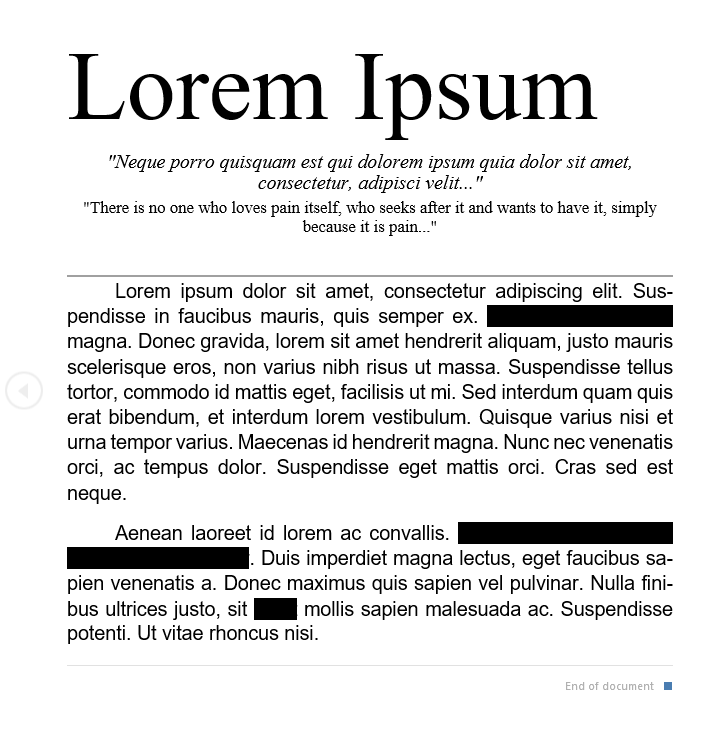
#> input picture LoremREDACTEDspacing.PNG, 717 x 750 px
$ python img-processing-test.py   (older library calls are emulated)
#> lines starting #> are read from the running program, lines starting #| are printed output that depends on the picture; after the words box and inside, x2 and y2 are one past the last pixel; in counts of white or black regions, pixels touching at a corner belong together; long printed decimals are rounded
import numpy
import cv2

# image = cv2.imread('C:\Users\cburkhartsmeyer\Pictures\iggySample.jpg')

#image = cv2.imread('VIPER!.jpg')
#image = cv2.imread('LoremREDACTED.PNG')
image = cv2.imread('LoremREDACTEDspacing.PNG')
#> image is the input picture: shape (750, 717, 3); mean B, G, R 228.8, 228.8, 228.8

gray_image = cv2.cvtColor(image, cv2.COLOR_BGR2GRAY)

#cv2.imshow("Image", gray_image)
print('base image')

"""
# Shouldn't use blurring on text images, no irregularities to smooth out
# blurred_image = cv2.GaussianBlur(gray_image, (7,7), 0)

# cv2.imshow("Lil Blurry", blurred_image)
# print 'blurred image'

canny = cv2.Canny(blurred_image, 30, 70)
cv2.imshow("Canny with low thresholds", canny)
# This one looks better

canny = cv2.Canny(blurred_image, 50, 150)
cv2.imshow("Canny with high thresholds", canny)
"""

canny = cv2.Canny(image, 30, 70)
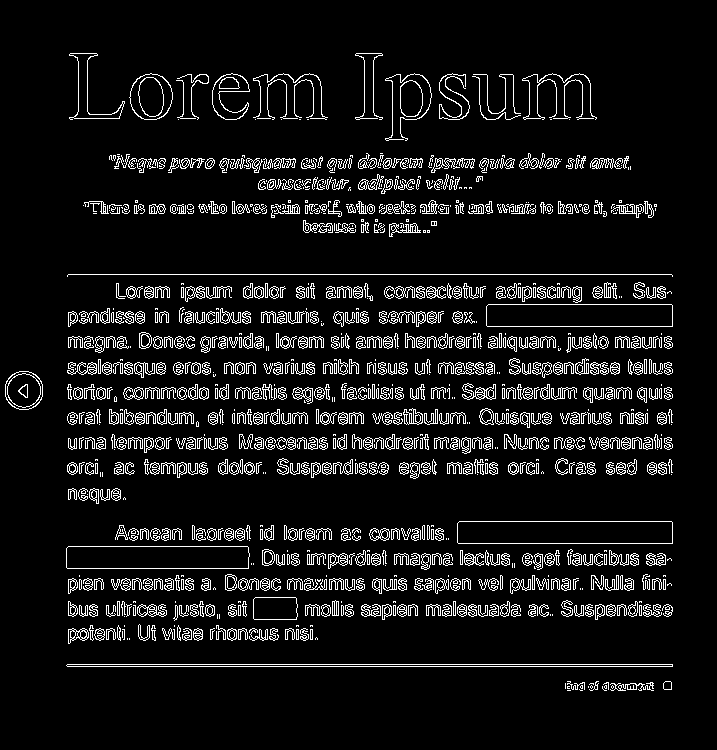
#> canny: shape (750, 717); 8.3% white in thin lines or dots, all inside (x1, y1, x2, y2) = (5, 53, 673, 691)
#cv2.imshow("Canny with low thresholds", canny)
# This one looks better

#canny = cv2.Canny(image, 50, 150)
#cv2.imshow("Canny with high thresholds", canny)

# Get edges
im, contours, hierarchy = cv2.findContours(canny, cv2.RETR_EXTERNAL, cv2.CHAIN_APPROX_SIMPLE )
#> contours = 991 contours, 462 with area under 20; largest, box (x1, y1, x2, y2) and area: (457, 521, 673, 544) 4727, (486, 304, 673, 327) 4089, (66, 546, 250, 569) 4005, (129, 73, 173, 120) 1547, (66, 664, 673, 667) 1211
# im, contours, hierarchy = cv2.findContours(canny, cv2.RETR_EXTERNAL, cv2.CHAIN_APPROX_SIMPLE )

"""
print ("Contours")

largestContoursMaybe = sorted(contours, key=lambda contGroup: len(contGroup))[-5: -1]

print [len(x) for x in largestContoursMaybe]
"""

def possibleSquares(contours):
    # TODO: check that it's a parallelogram, idk
    return [x for x in contours if len(x) < 20 ]

def euclidianDistance(xy1, xy2):
    return numpy.sqrt(numpy.square(xy1[0] - xy2[0]) + numpy.square(xy1[1] - xy2[1]))

def rectArea(fourPtsRepresentation):
    arbitraryPoint = fourPtsRepresentation[0]
    remainingPoints = fourPtsRepresentation[1:]
    # get the point opposite the chosen one by finding the longest distance between two points hypotenuse
    pointOppositeArbitrary = sorted(remainingPoints, key=lambda point: euclidianDistance(point, arbitraryPoint))[-1]

    # Get the length and width of the rectangle.  Obtained by calculating distance from arbitrary point to the two points that are adjacent to it (remaining points)
    remainingPoints -= pointOppositeArbitrary
    l = euclidianDistance(arbitraryPoint, remainingPoints[0]) # Note: since these rectangles can be rotated however, the choice for which side is length and which is width is arbitrary
    w = euclidianDistance(arbitraryPoint, remainingPoints[1])
    return l * w

# Min distance between original shape and enclosing rect?  I.e. most rectangle like shapes?

# Drawing squares around stuff
posSquares = possibleSquares(contours)
#> posSquares = 564 contours, 348 with area under 20; largest, box (x1, y1, x2, y2) and area: (457, 521, 673, 544) 4727, (486, 304, 673, 327) 4089, (66, 546, 250, 569) 4005, (66, 664, 673, 667) 1211, (253, 597, 298, 620) 951
print("Original points:")
print(posSquares[5])
#| [[[612 685]]
#|  [[611 686]]
#|  [[611 687]]
#|  [[612 688]]
#|  [[613 687]]
#|  [[613 686]]]
print("modified:")
rect = cv2.minAreaRect(posSquares[5])
#> rect = ((612, 686.5), (2.12, 2.12), -45)
print(rect)
#| ((612.0, 686.5), (2.121, 2.121), -45.0)
box = cv2.boxPoints(rect)
#> box = [[612, 688], [610.5, 686.5], [612, 685], [613.5, 686.5]]
print(box)
#| [[612.  688. ]
#|  [610.5 686.5]
#|  [612.  685. ]
#|  [613.5 686.5]]
box = numpy.int0(box)
#> box = [[612, 688], [610, 686], [612, 685], [613, 686]]

cv2.drawContours(image,[box],0,(0,255,0),2)
#> image: shape (750, 717, 3); under 0.01% of pixels changed, all inside (x1, y1, x2, y2) = (609, 684, 615, 690)
#cv2.drawContours(image, posSquares, -1, (0,255,0), 2)
cv2.imshow("objects Found", image)

cv2.waitKey(0)
